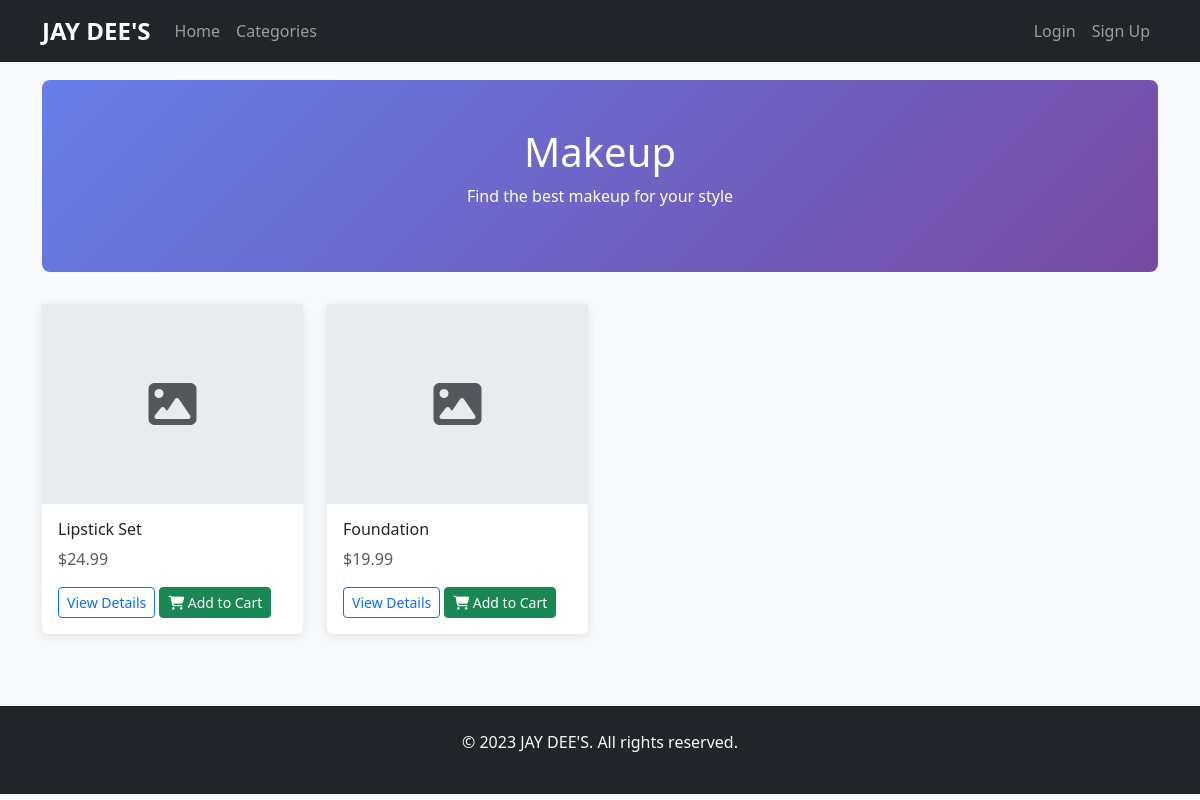
/products/makeup/, run on the app's committed database.
### apps/products/models.py (models this page shows, shortened)
class Product(models.Model):
    CATEGORY_CHOICES = [
        ('makeup', 'Makeup'),
        ('ladies_shoes', 'Ladies Shoes'),
        ('gents_shoes', 'Gents Shoes'),
        ('ladies_dresses', 'Ladies Dresses'),
        ('gents_dresses', 'Gents Dresses'),
        ('accessories', 'Accessories'),
    ]
    name = models.CharField(max_length=200)
    slug = models.SlugField(max_length=200, unique=True)
    description = models.TextField()
    price = models.DecimalField(max_digits=10, decimal_places=2)
    category = models.CharField(max_length=20, choices=CATEGORY_CHOICES)
    image = models.FileField(upload_to='products/', blank=True, null=True)
    stock = models.PositiveIntegerField(default=0)
    available = models.BooleanField(default=True)
    created_at = models.DateTimeField(auto_now_add=True)
    updated_at = models.DateTimeField(auto_now=True)

### apps/products/views.py (the view)
# urls.py: path('<slug:slug>/', views.category_detail, name='category_detail'),
def category_detail(request, slug):
    category = get_object_or_404(Category, slug=slug)
    category_mapping = {
        'makeup': 'Makeup',
        'ladies_shoes': 'Ladies Shoes',
        'gents_shoes': 'Gents Shoes',
        'ladies_dresses': 'Ladies Dresses',
        'gents_dresses': 'Gents Dresses',
        'accessories': 'Accessories',
    }
    display_name = category_mapping.get(category.name, category.name)
    products = Product.objects.filter(category=category.name, available=True)
    return render(request, 'products/category_detail.html', {
        'category': category,
        'display_name': display_name,
        'products': products
    })

### templates/products/category_detail.html (shortened to what this page needs)
{% extends 'base.html' %}
{% block content %}
<div class="category-header text-center">
    <h1>{{ display_name }}</h1>
    <p>Find the best {{ display_name|lower }} for your style</p>
</div>
<div class="row">
    {% for product in products %}
        <div class="col-md-3 col-sm-6 mb-4">
            <div class="card product-card h-100">
                {% if product.image %}
                    <img src="{{ product.image.url }}" class="card-img-top" alt="{{ product.name }}" style="height: 200px; object-fit: cover;">
                {% else %}
                    <div class="no-image-placeholder d-flex align-items-center justify-content-center" style="height: 200px;">
                        <i class="fas fa-image fa-3x text-muted"></i>
                    </div>
                {% endif %}
                <div class="card-body d-flex flex-column">
                    <h6 class="card-title">{{ product.name|truncatechars:30 }}</h6>
                    <p class="card-text text-muted">${{ product.price }}</p>
                    <div class="mt-auto">
                        <a href="{% url 'products:product_detail' product.slug %}" class="btn btn-outline-primary btn-sm">View Details</a>
                        <button class="btn btn-success btn-sm" onclick="addToCart({{ product.id }})">
                            <i class="fas fa-shopping-cart"></i> Add to Cart
                        </button>
                    </div>
                </div>
            </div>
        </div>
    {% empty %}
        <div class="col-12">
            <p class="text-center">No products available in this category yet.</p>
        </div>
    {% endfor %}
</div>
{% endblock %}

### static/css/style.css (style rules this page uses)
body { font-family: 'Segoe UI', Tahoma, Geneva, Verdana, sans-serif; background-color: #f8f9fa; padding-top: 56px; }
.product-card { transition: transform 0.3s ease, box-shadow 0.3s ease; border: none; box-shadow: 0 2px 10px rgba(0,0,0,0.1); height: 100%; display: flex; flex-direction: column; }
.no-image-placeholder { height: 150px; background-color: #e9ecef; display: flex; align-items: center; justify-content: center; }
.category-header { background: linear-gradient(135deg, #667eea 0%, #764ba2 100%); color: white; padding: 3rem 0; margin-bottom: 2rem; border-radius: 0.5rem; }
@media (min-width: 992px) { .col-md-3 { flex: 0 0 25%; max-width: 25%; } }

### data on the page
Product: name "Lipstick Set", price "24.99"
Product: name "Foundation", price "19.99"

### other printed values
{{ display_name }} "Makeup"
{{ display_name|lower }} "makeup"
